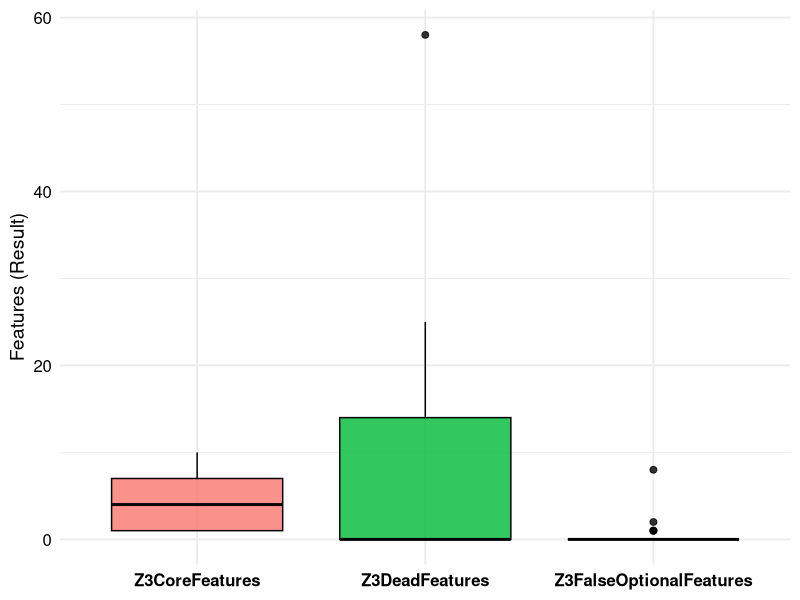

The R source for this figure:
library(readr)
library(dplyr)
library(ggplot2)

# 1) Leer CSV y renombrar columnas inmediatamente
df_times <- read_csv("z3_benchmark_results_tactics1.csv") %>%
  rename(
    Model_Name = `Model Name`,
    Result = `Result`
  )

# 2) Eliminar filas cuyo Result contenga "ERROR" (case-insensitive)
df_times <- df_times %>%
  filter(!grepl("ERROR", as.character(Result), ignore.case = TRUE))

# 3) Detectar modelos no-satisfiables: Operation == "Z3Satisfiable" y Result textual == FALSE
#    Soportamos variantes "false","False","FALSE","0","FALSE\n", etc.
unsat_models <- df_times %>%
  filter(
    Operation == "Z3Satisfiable",
    tolower(trimws(as.character(Result))) %in% c("false", "f", "0", "no", "n")
  ) %>%
  pull(Model_Name) %>%
  unique()

# 4) Eliminar todas las filas de esos modelos
df_times <- df_times %>%
  filter(!(Model_Name %in% unsat_models))

# 5) Eliminar operaciones que no queremos mostrar
df_times <- df_times %>%
  filter(
    Operation != "Z3Satisfiable",
    Operation != "Z3ConfigurationsNumber",
    Operation != "Z3AttributeOptimization"
  )

# 6) (Opcional) mantener solo las operaciones que te interesan
ordered_ops <- c("Z3CoreFeatures", "Z3DeadFeatures", "Z3FalseOptionalFeatures")
df_times <- df_times %>% filter(Operation %in% ordered_ops)

# 7) Convertir Result a numérico en una columna nueva Result_num
#    (as.numeric devuelve NA si no se puede convertir; no override original Result)
df_times <- df_times %>%
  mutate(Result_num = as.numeric(as.character(Result)))

# 8) Quitar filas que no tienen valor numérico en Result_num
df_times <- df_times %>% filter(!is.na(Result_num))

# 9) Fijar orden de factores para la visualización
df_times$Operation <- factor(df_times$Operation, levels = ordered_ops)

# 10) Dibujar boxplot usando Result_num
ggplot(df_times, aes(x = Operation, y = Result_num, fill = Operation)) +
  geom_boxplot(outlier.size = 2, alpha = 0.8, color = "black") +
  theme_minimal(base_size = 14) +
  theme(
    legend.position = "none",
    axis.text.x = element_text(color = "black", size = 12, face = "bold"),
    axis.text.y = element_text(color = "black", size = 12)
  ) +
  labs(x = NULL, y = "Features (Result)") 
